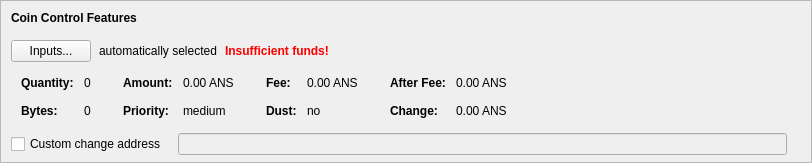
    <widget class="QFrame" name="frameCoinControl">
     <property name="sizePolicy">
      <sizepolicy hsizetype="Expanding" vsizetype="Expanding">
       <horstretch>0</horstretch>
       <verstretch>0</verstretch>
      </sizepolicy>
     </property>
     <property name="maximumSize">
      <size>
       <width>16777215</width>
       <height>16777215</height>
      </size>
     </property>
     <property name="frameShape">
      <enum>QFrame::StyledPanel</enum>
     </property>
     <property name="frameShadow">
      <enum>QFrame::Sunken</enum>
     </property>
     <layout class="QVBoxLayout" name="verticalLayoutCoinControl2">
      <property name="spacing">
       <number>0</number>
      </property>
      <property name="leftMargin">
       <number>0</number>
      </property>
      <property name="topMargin">
       <number>0</number>
      </property>
      <property name="rightMargin">
       <number>0</number>
      </property>
      <property name="bottomMargin">
       <number>6</number>
      </property>
      <item>
       <layout class="QVBoxLayout" name="verticalLayoutCoinControl" stretch="0,0,0,0,1">
        <property name="spacing">
         <number>0</number>
        </property>
        <property name="leftMargin">
         <number>10</number>
        </property>
        <property name="topMargin">
         <number>10</number>
        </property>
        <item>
         <layout class="QHBoxLayout" name="horizontalLayoutCoinControl1">
          <property name="bottomMargin">
           <number>15</number>
          </property>
          <item>
           <widget class="QLabel" name="labelCoinControlFeatures">
            <property name="sizePolicy">
             <sizepolicy hsizetype="Preferred" vsizetype="Maximum">
              <horstretch>0</horstretch>
              <verstretch>0</verstretch>
             </sizepolicy>
            </property>
            <property name="font">
             <font>
              <weight>75</weight>
              <bold>true</bold>
             </font>
            </property>
            <property name="styleSheet">
             <string notr="true">font-weight:bold;</string>
            </property>
            <property name="text">
             <string>Coin Control Features</string>
            </property>
           </widget>
          </item>
         </layout>
        </item>
        <item>
         <layout class="QHBoxLayout" name="horizontalLayoutCoinControl2" stretch="0,0,0,0">
          <property name="spacing">
           <number>8</number>
          </property>
          <property name="bottomMargin">
           <number>10</number>
          </property>
          <item>
           <widget class="QPushButton" name="pushButtonCoinControl">
            <property name="styleSheet">
             <string notr="true"/>
            </property>
            <property name="text">
             <string>Inputs...</string>
            </property>
            <property name="autoDefault">
             <bool>false</bool>
            </property>
           </widget>
          </item>
          <item>
           <widget class="QLabel" name="labelCoinControlAutomaticallySelected">
            <property name="text">
             <string>automatically selected</string>
            </property>
            <property name="margin">
             <number>5</number>
            </property>
           </widget>
          </item>
          <item>
           <widget class="QLabel" name="labelCoinControlInsuffFunds">
            <property name="font">
             <font>
              <weight>75</weight>
              <bold>true</bold>
             </font>
            </property>
            <property name="styleSheet">
             <string notr="true">color:red;font-weight:bold;</string>
            </property>
            <property name="text">
             <string>Insufficient funds!</string>
            </property>
            <property name="margin">
             <number>5</number>
            </property>
           </widget>
          </item>
          <item>
           <spacer name="horizontalSpacerCoinControl">
            <property name="orientation">
             <enum>Qt::Horizontal</enum>
            </property>
            <property name="sizeHint" stdset="0">
             <size>
              <width>40</width>
              <height>1</height>
             </size>
            </property>
           </spacer>
          </item>
         </layout>
        </item>
        <item>
         <widget class="QWidget" name="widgetCoinControl" native="true">
          <property name="sizePolicy">
           <sizepolicy hsizetype="Preferred" vsizetype="Preferred">
            <horstretch>0</horstretch>
            <verstretch>0</verstretch>
           </sizepolicy>
          </property>
          <property name="minimumSize">
           <size>
            <width>0</width>
            <height>0</height>
           </size>
          </property>
          <property name="styleSheet">
           <string notr="true"/>
          </property>
          <layout class="QHBoxLayout" name="horizontalLayoutCoinControl5">
           <property name="leftMargin">
            <number>0</number>
           </property>
           <property name="topMargin">
            <number>0</number>
           </property>
           <property name="rightMargin">
            <number>0</number>
           </property>
           <property name="bottomMargin">
            <number>0</number>
           </property>
           <item>
            <layout class="QHBoxLayout" name="horizontalLayoutCoinControl3" stretch="0,0,0,1">
             <property name="spacing">
              <number>20</number>
             </property>
             <property name="topMargin">
              <number>0</number>
             </property>
             <property name="bottomMargin">
              <number>10</number>
             </property>
             <item>
              <layout class="QFormLayout" name="formLayoutCoinControl1">
               <property name="horizontalSpacing">
                <number>10</number>
               </property>
               <property name="verticalSpacing">
                <number>14</number>
               </property>
               <property name="leftMargin">
                <number>10</number>
               </property>
               <property name="topMargin">
                <number>4</number>
               </property>
               <property name="rightMargin">
                <number>6</number>
               </property>
               <item row="0" column="0">
                <widget class="QLabel" name="labelCoinControlQuantityText">
                 <property name="font">
                  <font>
                   <weight>75</weight>
                   <bold>true</bold>
                  </font>
                 </property>
                 <property name="text">
                  <string>Quantity:</string>
                 </property>
                 <property name="margin">
                  <number>0</number>
                 </property>
                </widget>
               </item>
               <item row="0" column="1">
                <widget class="QLabel" name="labelCoinControlQuantity">
                 <property name="cursor">
                  <cursorShape>IBeamCursor</cursorShape>
                 </property>
                 <property name="contextMenuPolicy">
                  <enum>Qt::ActionsContextMenu</enum>
                 </property>
                 <property name="text">
                  <string notr="true">0</string>
                 </property>
                 <property name="margin">
                  <number>0</number>
                 </property>
                 <property name="textInteractionFlags">
                  <set>Qt::LinksAccessibleByMouse|Qt::TextSelectableByKeyboard|Qt::TextSelectableByMouse</set>
                 </property>
                </widget>
               </item>
               <item row="1" column="0">
                <widget class="QLabel" name="labelCoinControlBytesText">
                 <property name="font">
                  <font>
                   <weight>75</weight>
                   <bold>true</bold>
                  </font>
                 </property>
                 <property name="text">
                  <string>Bytes:</string>
                 </property>
                </widget>
               </item>
               <item row="1" column="1">
                <widget class="QLabel" name="labelCoinControlBytes">
                 <property name="cursor">
                  <cursorShape>IBeamCursor</cursorShape>
                 </property>
                 <property name="contextMenuPolicy">
                  <enum>Qt::ActionsContextMenu</enum>
                 </property>
                 <property name="text">
                  <string notr="true">0</string>
                 </property>
                 <property name="textInteractionFlags">
                  <set>Qt::LinksAccessibleByMouse|Qt::TextSelectableByKeyboard|Qt::TextSelectableByMouse</set>
                 </property>
                </widget>
               </item>
              </layout>
             </item>
             <item>
              <layout class="QFormLayout" name="formLayoutCoinControl2">
               <property name="horizontalSpacing">
                <number>10</number>
               </property>
               <property name="verticalSpacing">
                <number>14</number>
               </property>
               <property name="leftMargin">
                <number>6</number>
               </property>
               <property name="topMargin">
                <number>4</number>
               </property>
               <property name="rightMargin">
                <number>6</number>
               </property>
               <item row="0" column="0">
                <widget class="QLabel" name="labelCoinControlAmountText">
                 <property name="font">
                  <font>
                   <weight>75</weight>
                   <bold>true</bold>
                  </font>
                 </property>
                 <property name="text">
                  <string>Amount:</string>
                 </property>
                 <property name="margin">
                  <number>0</number>
                 </property>
                </widget>
               </item>
               <item row="0" column="1">
                <widget class="QLabel" name="labelCoinControlAmount">
                 <property name="cursor">
                  <cursorShape>IBeamCursor</cursorShape>
                 </property>
                 <property name="contextMenuPolicy">
                  <enum>Qt::ActionsContextMenu</enum>
                 </property>
                 <property name="text">
                  <string notr="true">0.00 ANS</string>
                 </property>
                 <property name="textInteractionFlags">
                  <set>Qt::LinksAccessibleByMouse|Qt::TextSelectableByKeyboard|Qt::TextSelectableByMouse</set>
                 </property>
                </widget>
               </item>
               <item row="1" column="0">
                <widget class="QLabel" name="labelCoinControlPriorityText">
                 <property name="font">
                  <font>
                   <weight>75</weight>
                   <bold>true</bold>
                  </font>
                 </property>
                 <property name="text">
                  <string>Priority:</string>
                 </property>
                </widget>
               </item>
               <item row="1" column="1">
                <widget class="QLabel" name="labelCoinControlPriority">
                 <property name="cursor">
                  <cursorShape>IBeamCursor</cursorShape>
                 </property>
                 <property name="contextMenuPolicy">
                  <enum>Qt::ActionsContextMenu</enum>
                 </property>
                 <property name="text">
                  <string>medium</string>
                 </property>
                 <property name="textInteractionFlags">
                  <set>Qt::LinksAccessibleByMouse|Qt::TextSelectableByKeyboard|Qt::TextSelectableByMouse</set>
                 </property>
                </widget>
               </item>
              </layout>
             </item>
             <item>
              <layout class="QFormLayout" name="formLayoutCoinControl3">
               <property name="horizontalSpacing">
                <number>10</number>
               </property>
               <property name="verticalSpacing">
                <number>14</number>
               </property>
               <property name="leftMargin">
                <number>6</number>
               </property>
               <property name="topMargin">
                <number>4</number>
               </property>
               <property name="rightMargin">
                <number>6</number>
               </property>
               <item row="0" column="0">
                <widget class="QLabel" name="labelCoinControlFeeText">
                 <property name="font">
                  <font>
                   <weight>75</weight>
                   <bold>true</bold>
                  </font>
                 </property>
                 <property name="text">
                  <string>Fee:</string>
                 </property>
                 <property name="margin">
                  <number>0</number>
                 </property>
                </widget>
               </item>
               <item row="0" column="1">
                <widget class="QLabel" name="labelCoinControlFee">
                 <property name="cursor">
                  <cursorShape>IBeamCursor</cursorShape>
                 </property>
                 <property name="contextMenuPolicy">
                  <enum>Qt::ActionsContextMenu</enum>
                 </property>
                 <property name="text">
                  <string notr="true">0.00 ANS</string>
                 </property>
                 <property name="textInteractionFlags">
                  <set>Qt::LinksAccessibleByMouse|Qt::TextSelectableByKeyboard|Qt::TextSelectableByMouse</set>
                 </property>
                </widget>
               </item>
               <item row="1" column="0">
                <widget class="QLabel" name="labelCoinControlLowOutputText">
                 <property name="font">
                  <font>
                   <weight>75</weight>
                   <bold>true</bold>
                  </font>
                 </property>
                 <property name="text">
                  <string>Dust:</string>
                 </property>
                </widget>
               </item>
               <item row="1" column="1">
                <widget class="QLabel" name="labelCoinControlLowOutput">
                 <property name="cursor">
                  <cursorShape>IBeamCursor</cursorShape>
                 </property>
                 <property name="contextMenuPolicy">
                  <enum>Qt::ActionsContextMenu</enum>
                 </property>
                 <property name="text">
                  <string>no</string>
                 </property>
                 <property name="textInteractionFlags">
                  <set>Qt::LinksAccessibleByMouse|Qt::TextSelectableByKeyboard|Qt::TextSelectableByMouse</set>
                 </property>
                </widget>
               </item>
              </layout>
             </item>
             <item>
              <layout class="QFormLayout" name="formLayoutCoinControl4">
               <property name="horizontalSpacing">
                <number>10</number>
               </property>
               <property name="verticalSpacing">
                <number>14</number>
               </property>
               <property name="leftMargin">
                <number>6</number>
               </property>
               <property name="topMargin">
                <number>4</number>
               </property>
               <property name="rightMargin">
                <number>6</number>
               </property>
               <item row="0" column="0">
                <widget class="QLabel" name="labelCoinControlAfterFeeText">
                 <property name="font">
                  <font>
                   <weight>75</weight>
                   <bold>true</bold>
                  </font>
                 </property>
                 <property name="text">
                  <string>After Fee:</string>
                 </property>
                 <property name="margin">
                  <number>0</number>
                 </property>
                </widget>
               </item>
               <item row="0" column="1">
                <widget class="QLabel" name="labelCoinControlAfterFee">
                 <property name="cursor">
                  <cursorShape>IBeamCursor</cursorShape>
                 </property>
                 <property name="contextMenuPolicy">
                  <enum>Qt::ActionsContextMenu</enum>
                 </property>
                 <property name="text">
                  <string notr="true">0.00 ANS</string>
                 </property>
                 <property name="textInteractionFlags">
                  <set>Qt::LinksAccessibleByMouse|Qt::TextSelectableByKeyboard|Qt::TextSelectableByMouse</set>
                 </property>
                </widget>
               </item>
               <item row="1" column="0">
                <widget class="QLabel" name="labelCoinControlChangeText">
                 <property name="font">
                  <font>
                   <weight>75</weight>
                   <bold>true</bold>
                  </font>
                 </property>
                 <property name="text">
                  <string>Change:</string>
                 </property>
                </widget>
               </item>
               <item row="1" column="1">
                <widget class="QLabel" name="labelCoinControlChange">
                 <property name="cursor">
                  <cursorShape>IBeamCursor</cursorShape>
                 </property>
                 <property name="contextMenuPolicy">
                  <enum>Qt::ActionsContextMenu</enum>
                 </property>
                 <property name="text">
                  <string notr="true">0.00 ANS</string>
                 </property>
                 <property name="textInteractionFlags">
                  <set>Qt::LinksAccessibleByMouse|Qt::TextSelectableByKeyboard|Qt::TextSelectableByMouse</set>
                 </property>
                </widget>
               </item>
              </layout>
             </item>
            </layout>
           </item>
          </layout>
         </widget>
        </item>
        <item>
         <layout class="QHBoxLayout" name="horizontalLayoutCoinControl4" stretch="0,0,0">
          <property name="spacing">
           <number>12</number>
          </property>
          <property name="sizeConstraint">
           <enum>QLayout::SetDefaultConstraint</enum>
          </property>
          <property name="topMargin">
           <number>5</number>
          </property>
          <property name="rightMargin">
           <number>5</number>
          </property>
          <item>
           <widget class="QCheckBox" name="checkBoxCoinControlChange">
            <property name="toolTip">
             <string>If this is activated, but the change address is empty or invalid, change will be sent to a newly generated address.</string>
            </property>
            <property name="text">
             <string>Custom change address</string>
            </property>
           </widget>
          </item>
          <item>
           <widget class="QValidatedLineEdit" name="lineEditCoinControlChange">
            <property name="enabled">
             <bool>false</bool>
            </property>
            <property name="sizePolicy">
             <sizepolicy hsizetype="Expanding" vsizetype="Fixed">
              <horstretch>0</horstretch>
              <verstretch>0</verstretch>
             </sizepolicy>
            </property>
           </widget>
          </item>
          <item>
           <widget class="QLabel" name="labelCoinControlChangeLabel">
            <property name="sizePolicy">
             <sizepolicy hsizetype="Preferred" vsizetype="Expanding">
              <horstretch>0</horstretch>
              <verstretch>0</verstretch>
             </sizepolicy>
            </property>
            <property name="minimumSize">
             <size>
              <width>0</width>
              <height>0</height>
             </size>
            </property>
            <property name="text">
             <string/>
            </property>
            <property name="margin">
             <number>3</number>
            </property>
           </widget>
          </item>
         </layout>
        </item>
        <item>
         <spacer name="verticalSpacerCoinControl">
          <property name="orientation">
           <enum>Qt::Vertical</enum>
          </property>
          <property name="sizeHint" stdset="0">
           <size>
            <width>800</width>
            <height>1</height>
           </size>
          </property>
         </spacer>
        </item>
       </layout>
      </item>
     </layout>
    </widget>
